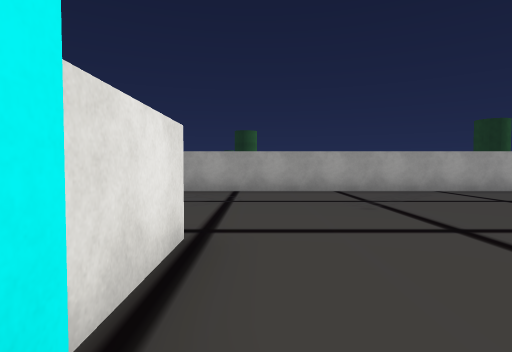
View 1 (above)

16 first-person views from a walk through a 3-D level made in the Unity game engine. The camera is 1.3 m above the floor, tilts 2° down and sees 80° across. Doors are open. The floor is counted in squares, 2 m on a side. Each view is taken from the middle of a square. On the plan, view 1 faces up. The plan holds only what a view shows up to about 10 squares ahead; the rest is blank. The place goes on beyond the plan. The player character is not drawn. Some animated figures are not drawn. Some surface patterns are stand-ins.

View 2
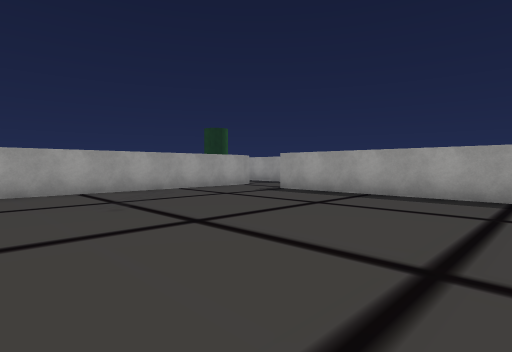

View 3
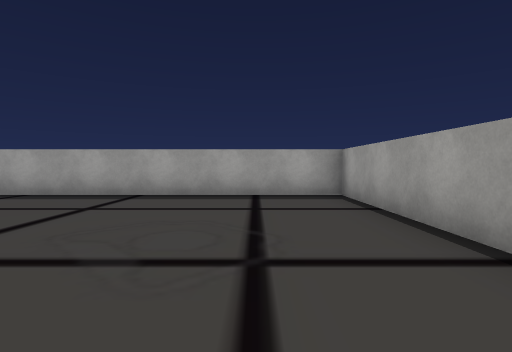

View 4
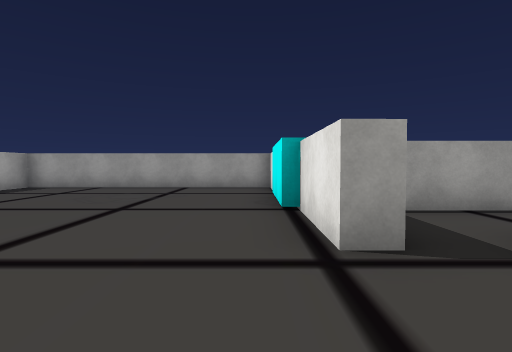

View 5
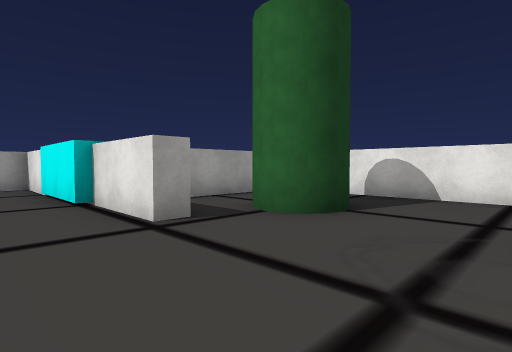

View 6
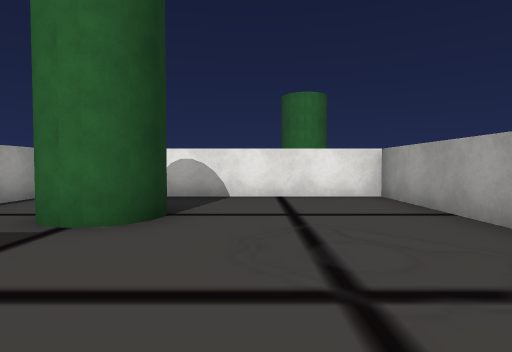

View 7
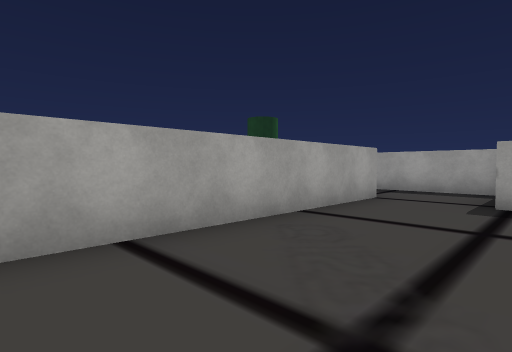

View 8
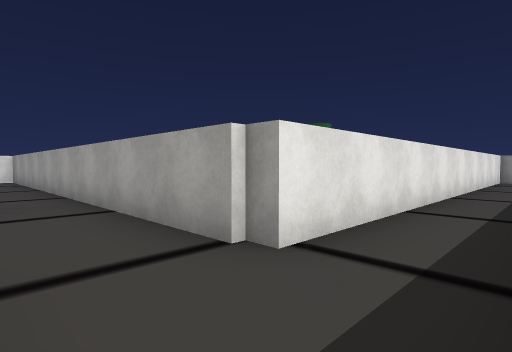

View 9
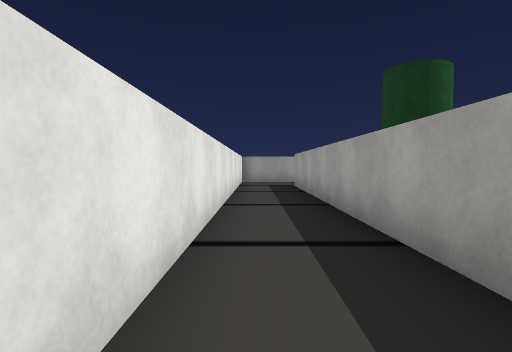

View 10
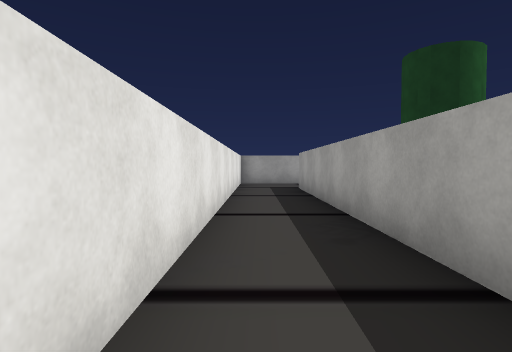

View 11
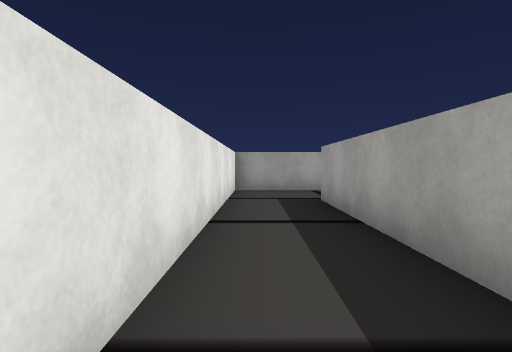

View 12
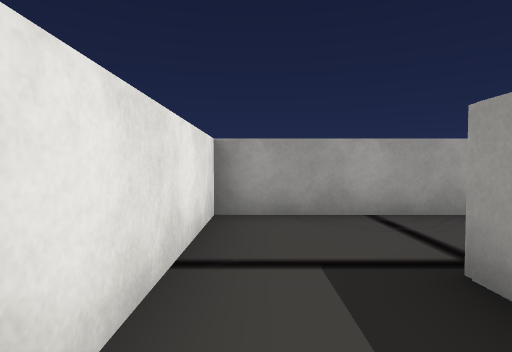

View 13
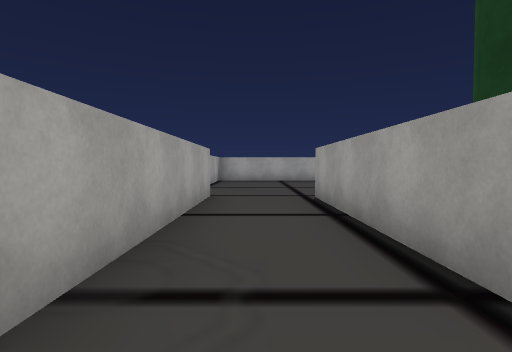

View 14
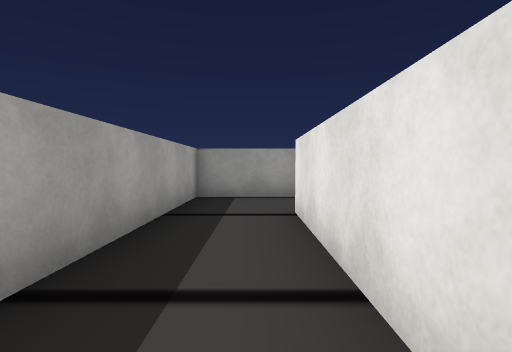

View 15
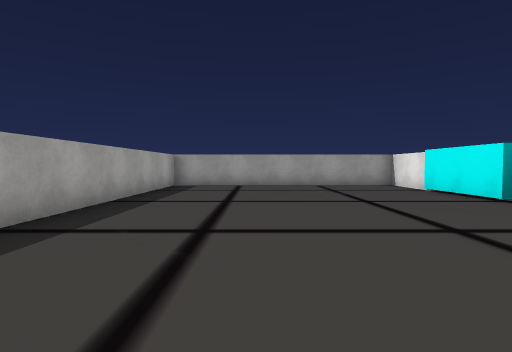

View 16
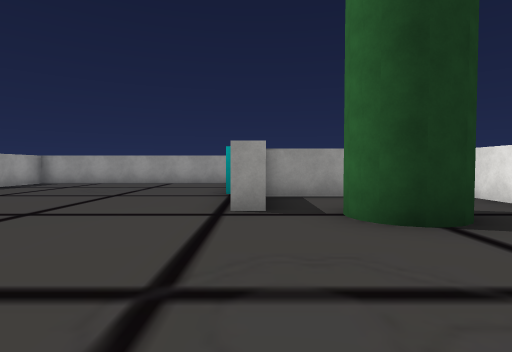

### Floor plan
Points are (right, up) in squares from view 1. A wall is a line through its corners. A room is listed if a view was taken in it or the views show most of it. See-through windows are left out.
Room 1 (views 1, 2, 3, 4, 5, 6, 7, 15, 16)
walls: (-1.3, 2.7) (-0.6, 2.7) (-0.6, 0.6) (-0.4, 0.6) (-0.4, -3.9) (6.7, -3.9) (6.6, 5.8); (-5.1, 0.6) (-1.1, 0.6); (7.1, 7.6) (-5.4, 7.6) (-5.4, 0.9); (7.5, 7.8) (7, 7.8)
ways out: opening at (7, 6.5) to room 2
Room 2 (views 8, 9, 10, 11, 12, 14)
walls: (7.1, 5.7) (9.2, 5.7) (9.2, 17.8); (7.5, 17.5) (7.5, 7.8)
ways out: opening at (7, 6.5) to room 1; opening at (8, 17) to room 3
Room 3 (view 13)
walls: (9.2, 17.8) (11.6, 17.8); (11.6, 20) (7.5, 20) (7.5, 17.5)
ways out: opening at (8, 17) to room 2

Positions as (right, up) in squares from view 1, and headings:
1: (0, 0), facing up
2: (0, 0), facing up-right
3: (0, -2), facing right
4: (0, 5), facing down
5: (1, 6), facing down-left
6: (1, 5), facing left
7: (1, 5), facing up-right
8: (9, 6), facing up-left
9: (8, 8), facing up
10: (8, 9), facing up
11: (8, 12), facing up
12: (8, 16), facing up
13: (8, 19), facing right
14: (8, 12), facing down
15: (4, 6), facing down
16: (-1, 7), facing down
